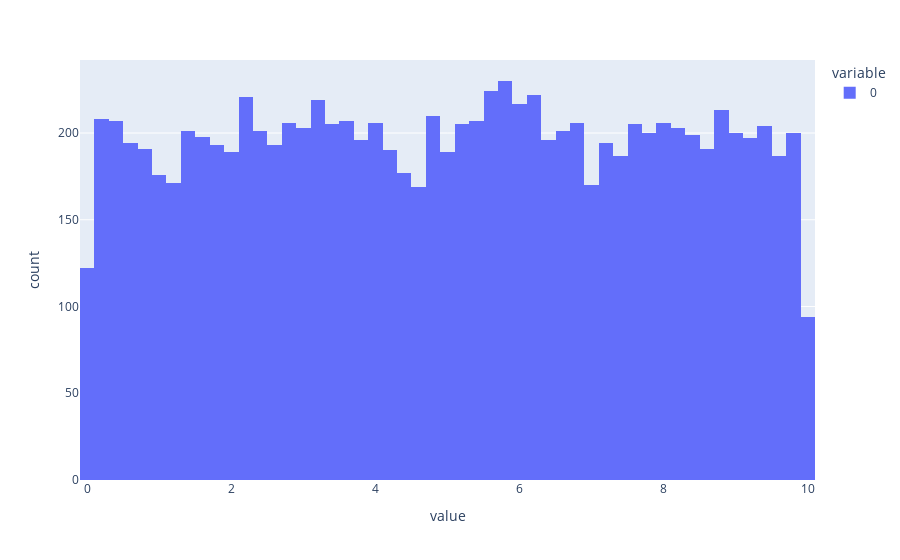

Notebook cell for this chart:
### Code cell
import plotly.express as px

px.histogram(uniform_values)

### Figure 1 — Plotly figure (JSON) as saved in the notebook; plotly's stock layout.template omitted (floating-point values rounded to 4 significant figures; data arrays with more than 128 entries replaced by an {"elided": "..."} marker saying what was removed)
{"data": [{"alignmentgroup": "True", "bingroup": "x", "hovertemplate": "variable=0<br>value=%{x}<br>count=%{y}<extra></extra>", "legendgroup": "0", "marker": {"color": "#636efa", "pattern": {"shape": ""}}, "name": "0", "offsetgroup": "0", "orientation": "v", "showlegend": true, "type": "histogram", "x": {"elided": "10000 float values"}, "xaxis": "x", "yaxis": "y"}], "layout": {"barmode": "relative", "legend": {"title": {"text": "variable"}, "tracegroupgap": 0}, "margin": {"t": 60}, "xaxis": {"anchor": "y", "domain": [0, 1], "title": {"text": "value"}}, "yaxis": {"anchor": "x", "domain": [0, 1], "title": {"text": "count"}}}}
